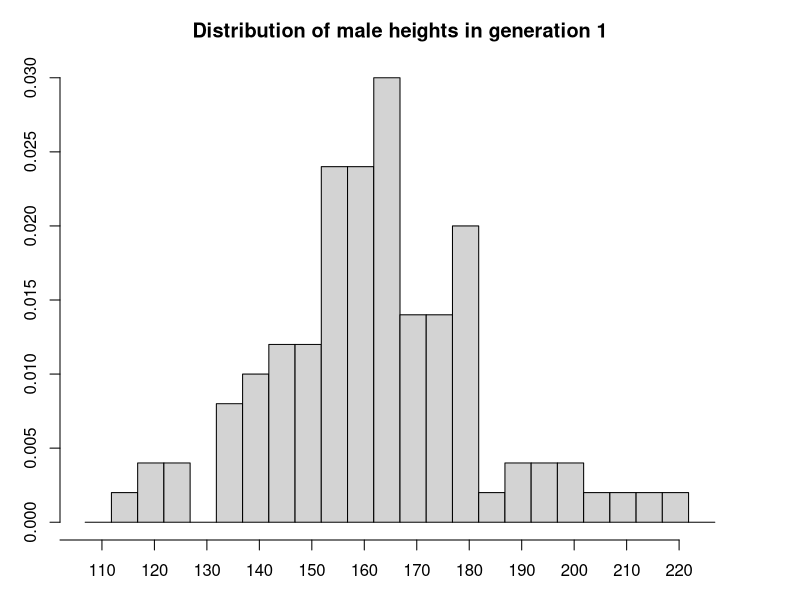
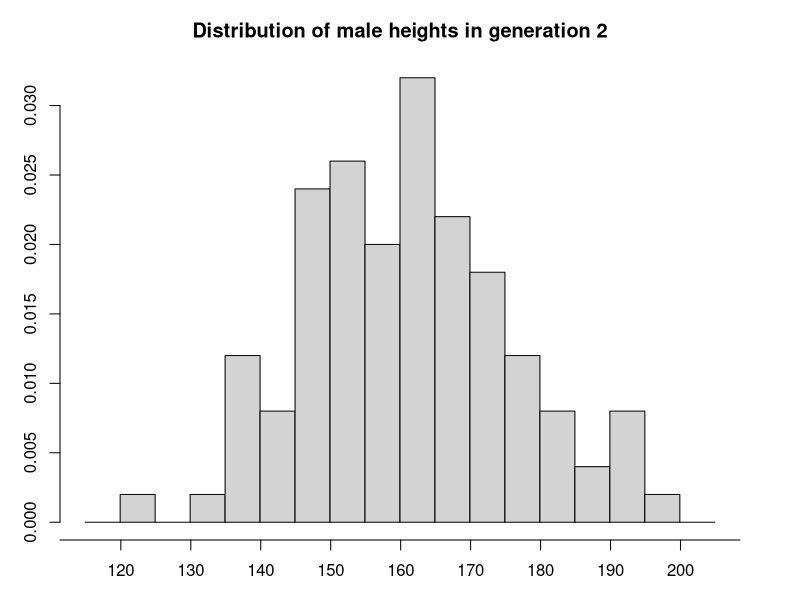
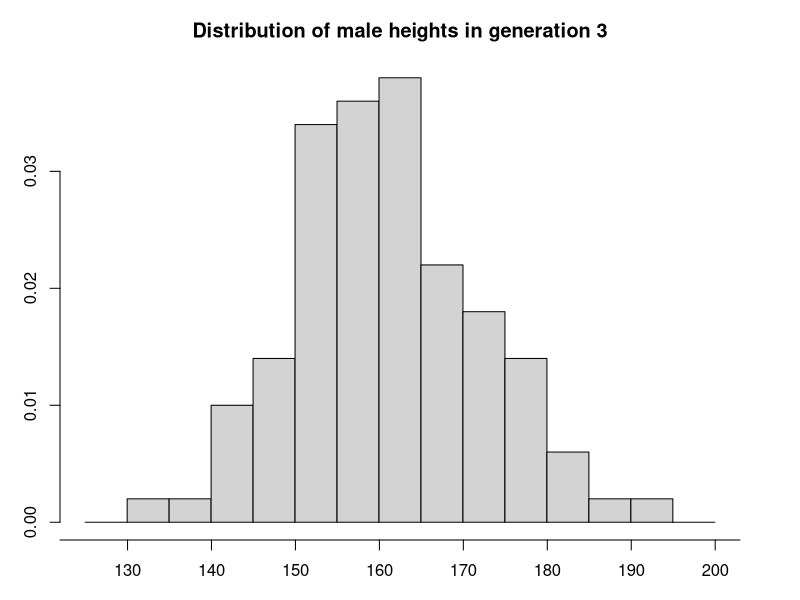
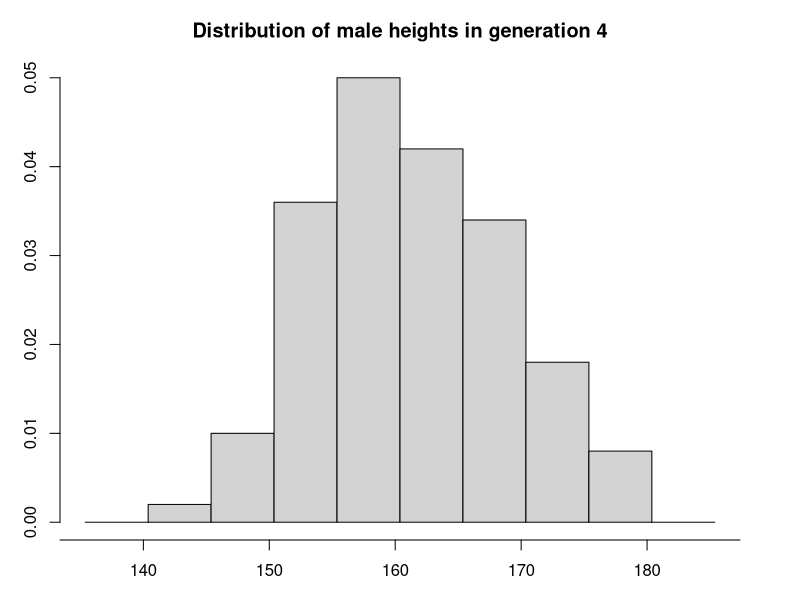
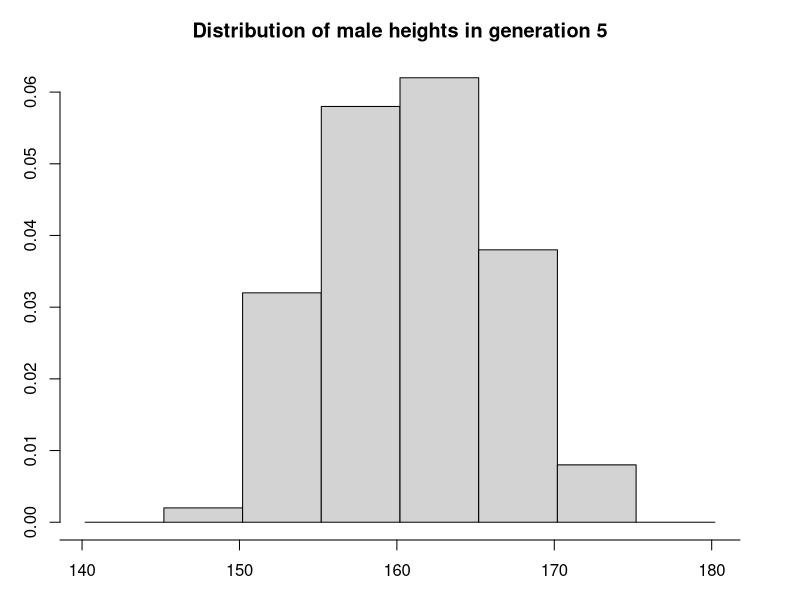
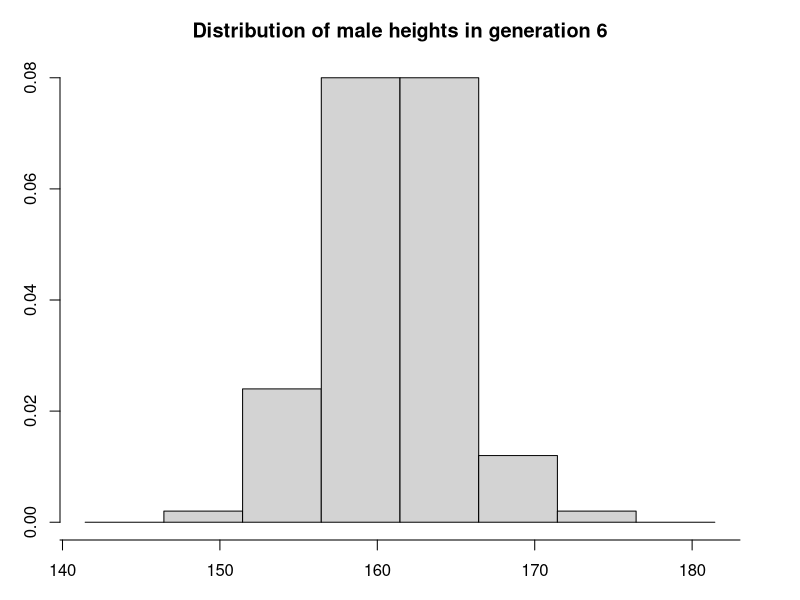
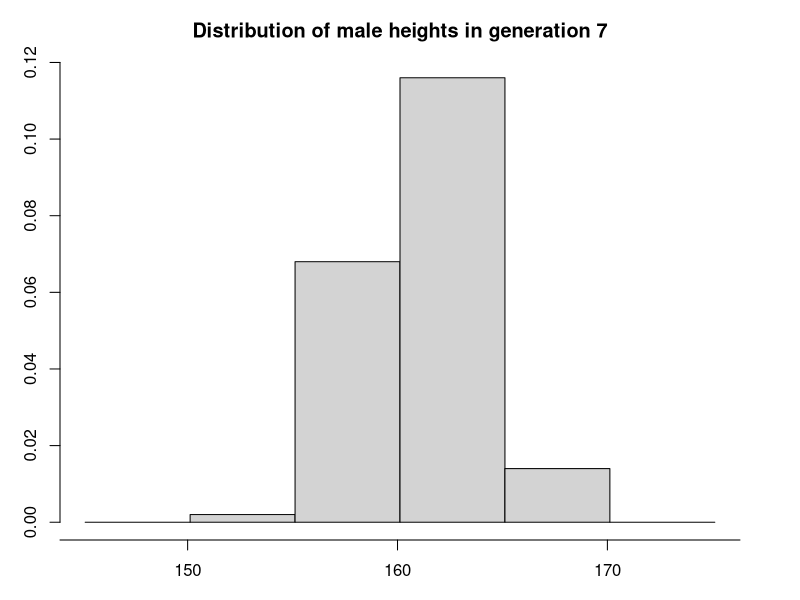
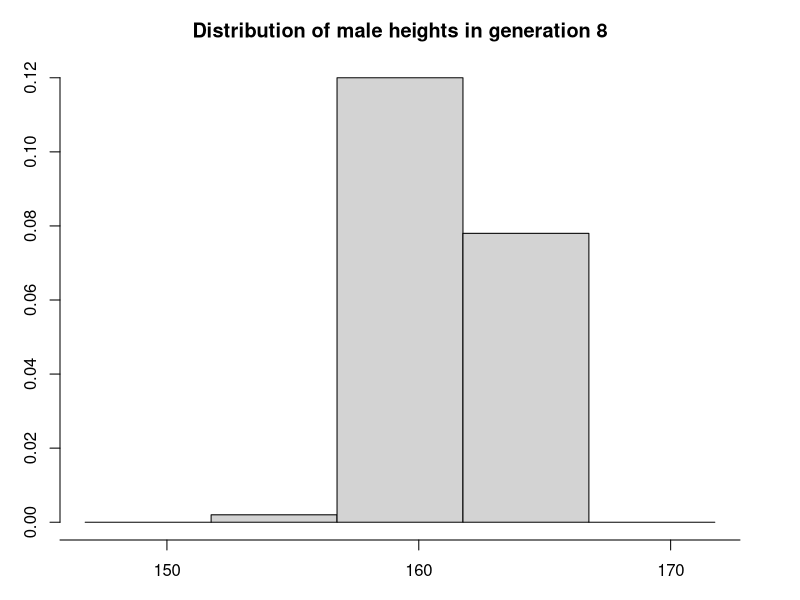

Write R code to recreate these figures, in order. (Note: a time limit stopped this script after it produced the figures.)
## ---- chunk 1
pop <- data.frame(m = rnorm(100, 160, 20), f = rnorm(100, 160, 20))
## ---- chunk 2
next_gen <- function(pop) {
    pop$m <- sample(pop$m) # reorder men
    pop$m <- rowMeans(pop) # get mean of male and female of 1st gen.
    pop$f <- pop$m # next gen female is the same as next gen male
    pop
}
## ---- chunk 3
pop$gen = 1
for (i in 2:9){
  parent = pop[pop$gen==(i-1),c('m','f')]
  new_gen = next_gen(parent)
  new_gen$gen = i
  pop = rbind(pop,new_gen)
}

# plot
par(mar = c(3, 3, 3, 3))
for (j in 1:9){
  each_gen = pop[pop$gen==j,]
  hist(each_gen$m, xlab='Male Height', freq=F,
       main=paste("Distribution of male heights in generation",j),
       breaks=seq(min(each_gen$m)-10,max(each_gen$m)+10,5), xaxt='n')
  axis(side=1, at=seq(90,220,10), labels=seq(90,220,10))
}
## ---- chunk 4
library(ggplot2)
ggplot(pop) + 
  geom_point(aes(x=m, y=f),alpha = 1/4,shape=16) +
  scale_x_continuous(limits=c(100,220),
                     breaks=seq(100, 220, 20),
                     labels = seq(100, 220, 20)) + 
  ylim(c(120,200)) +
  theme(axis.title=element_text(size=14)) + 
  facet_wrap(~ gen,nrow=3)
## ---- chunk 5
library(dplyr)
library(tidyr)
set.seed(123)
ns = seq(250,2500,250)
num = length(ns)
CI0 = matrix(rep(0,num*4),ncol=4)
CI1 = matrix(rep(1,num*4),ncol=4)
colnames(CI0) = c('lb','ub','mean','treat')
colnames(CI1) = c('lb','ub','mean','treat')

for (i in 1:num){
  n = ns[i]
  treat_grp = rbinom(n, 1, 0.5)
  outcome = rnorm(n, mean=60, sd=20)
  outcome[treat_grp==1] = outcome[treat_grp==1] + 5
  dt0 = data.frame(treat_grp,outcome)
  x = replicate(1e3, {
    # bootstrap
    dt = as_tibble(dt0[sample(n,n,replace = T),])
    #mean
    mean_all = dt %>% group_by(treat_grp) %>% 
      summarise_at(vars(outcome),mean) %>% pull})
  mean0 = x[1,]  # mean of control group
  mean1 = x[2,]  # mean of treatment group
  CI0[i,1:3] = c(quantile(mean0,c(.025,.975)),mean(mean0))
  CI1[i,1:3] = c(quantile(mean1,c(.025,.975)),mean(mean1))
}
CI0
CI1
CIs = data.frame(idx=rep(1:10,2),rbind(CI0,CI1))
CIs$treat = as.factor(CIs$treat)

ggplot(data=CIs,aes(y=mean,x=factor(idx),group = treat,
                    color=treat,fill=treat)) + 
  geom_line() + xlab("n") + ylab("bootstrap means + 95%CIs") +
  scale_x_discrete(breaks=1:10,labels=seq(250,2500,250)) +
  scale_y_continuous(limits = c(50,75)) + 
  geom_ribbon(aes(ymin=lb,ymax=ub),alpha=0.3, linetype=0)+
  theme_bw()
